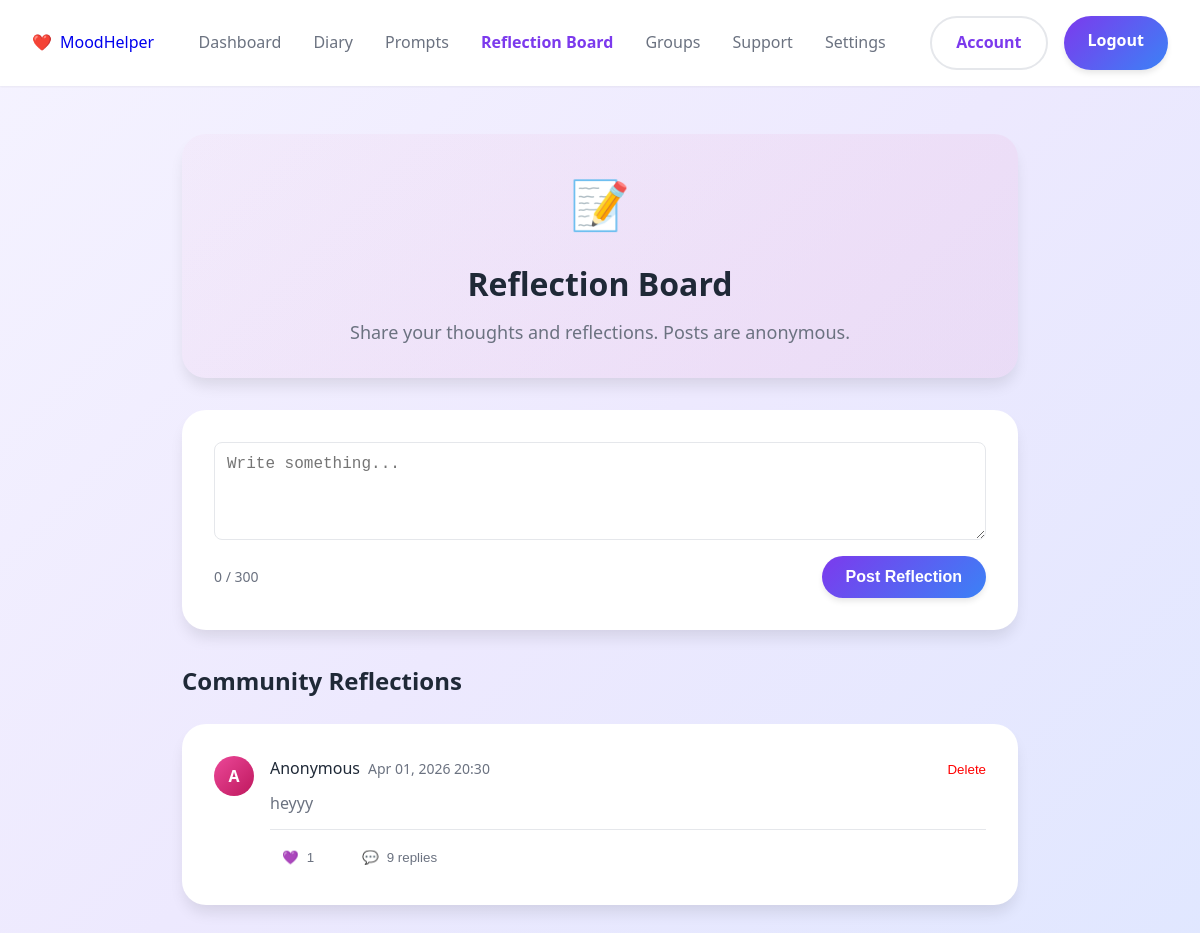
Page /reflection-board.php (signed in) on the earlier database version.
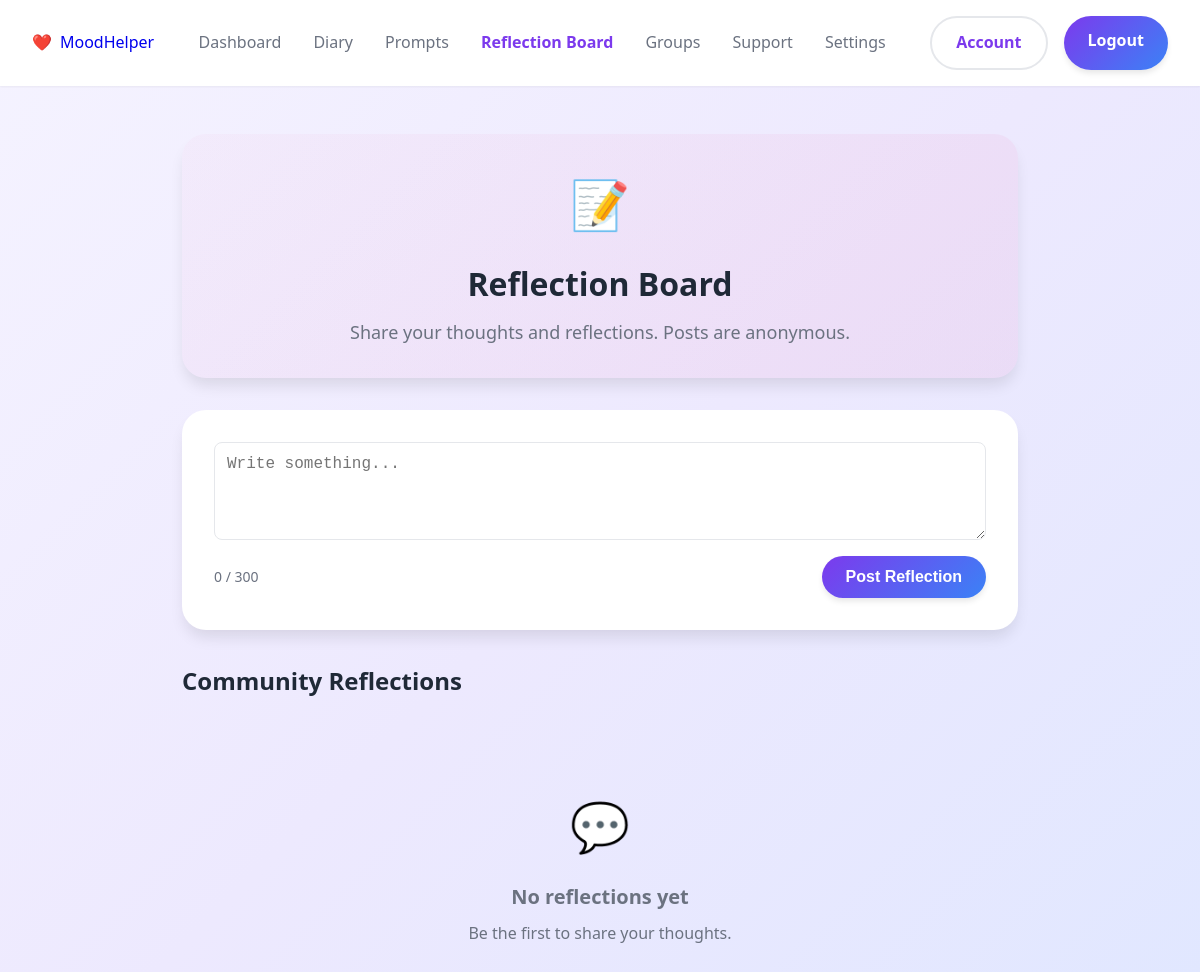
Same page on the later database version.
### tables this page shows
CREATE TABLE IF NOT EXISTS `posts` (
  `post_id` bigint UNSIGNED NOT NULL AUTO_INCREMENT,
  `user_id` int DEFAULT NULL,
  `page` varchar(50) NOT NULL,
  `content` text NOT NULL,
  `created_at` timestamp NULL DEFAULT CURRENT_TIMESTAMP,
  `is_anonymous` tinyint(1) DEFAULT '1',
  PRIMARY KEY (`post_id`),
  UNIQUE KEY `post_id` (`post_id`)
);

### reflection-board.php (the view, shortened to what this page needs)
<?php
include 'Backend/db_connect.php';
$user_id = $_SESSION['user_id'];
$posts = [];
$sql = "SELECT p.post_id, p.user_id, p.content, p.created_at,
               (SELECT COUNT(*) FROM post_hearts ph WHERE ph.post_id = p.post_id) AS hearts_count,
               (SELECT COUNT(*) FROM post_replies r WHERE r.post_id = p.post_id) AS replies_count
        FROM posts p
        WHERE page = 'reflection-board'
        ORDER BY created_at DESC";
$result = $conn->query($sql);
while ($row = $result->fetch_assoc()) {
    $posts[] = $row;
}
?>
<!DOCTYPE html>
<html lang="en">
<head>
<link rel="stylesheet" href="css/styles.css">
</head>
<body>
<nav class="navbar">
<div class="container">
<a href="dashboard.php" class="logo"><span>❤️</span> MoodHelper</a>
<ul class="nav-links">
<li><a href="dashboard.php">Dashboard</a></li>
<li><a href="diary.html">Diary</a></li>
<li><a href="daily-prompt.html">Prompts</a></li>
<li><a href="reflection-board.php" class="active">Reflection Board</a></li>
<li><a href="groups.html">Groups</a></li>
<li><a href="mood-support.html">Support</a></li>
<li><a href="settings.html">Settings</a></li>
</ul>
<div class="nav-buttons">
<a href="account.php" class="btn btn-secondary">Account</a>
<a href="index.html" class="btn btn-primary">Logout</a>
</div>
</div>
</nav>
<div class="container" style="padding:3rem 2rem; max-width:900px;">
<div class="card" style="margin-bottom:2rem; text-align:center; background: linear-gradient(135deg, rgba(236, 72, 153, 0.03), rgba(236, 72, 153, 0.08));">
    <div style="font-size:3rem; margin-bottom:1rem;">📝</div>
    <h1 style="font-size:2rem; margin-bottom:0.5rem;">Reflection Board</h1>
    <p style="color:var(--text-secondary); font-size:1.125rem;">Share your thoughts and reflections. Posts are anonymous.</p>
</div>
<div class="card" style="margin-bottom:2rem;">
    <form method="POST" id="reflectionForm">
        <textarea id="reflectionContent" name="reflection" rows="4" maxlength="300" placeholder="Write something..." required style="width:100%; padding:0.75rem; font-size:1rem; border-radius:0.5rem; border:1px solid var(--border-light);"></textarea>
        <div style="display:flex; justify-content:space-between; align-items:center; margin-top:0.5rem;">
            <div id="charCount" style="color: var(--text-secondary); font-size:0.875rem;">0 / 300</div>
            <button type="submit" class="btn btn-primary">Post Reflection</button>
        </div>
    </form>
</div>
<h2 style="font-size:1.5rem; margin-bottom:1.5rem;">Community Reflections</h2>
<div id="postsContainer">
<?php if (!empty($posts)): ?>
<?php foreach ($posts as $post): ?>
<div class="card" data-postid="<?= $post['post_id'] ?>" style="margin-bottom:1.5rem; position:relative;">
    <div style="display:flex; gap:1rem;">
        <div style="flex-shrink:0;">
            <div style="width:40px; height:40px; background: linear-gradient(135deg, #ec4899, #be185d); border-radius:50%; display:flex; align-items:center; justify-content:center; color:white; font-weight:600;">
                A
            </div>
        </div>
        <div style="flex:1;">
            <div style="display:flex; align-items:center; gap:0.5rem; margin-bottom:0.5rem;">
                <span style="font-weight:500; color:var(--text-primary);">Anonymous</span>
                <span style="color:var(--text-secondary); font-size:0.875rem;"><?= date("M d, Y H:i", strtotime($post['created_at'])) ?></span>
                <?php if ($post['user_id'] == $user_id): ?>
                <button class="deleteBtn" style="margin-left:auto; background:none;border:none;color:red;cursor:pointer;">Delete</button>
                <?php endif; ?>
            </div>
            <p style="color:var(--text-secondary); line-height:1.7; margin-bottom:0.75rem;"><?= htmlspecialchars($post['content']) ?></p>
            <div style="display:flex; gap:1.5rem; align-items:center; padding-top:0.75rem; border-top:1px solid var(--border-light);">
                <button class="heartBtn" style="display:flex; align-items:center; gap:0.5rem; background:none; border:none; color:var(--text-secondary); cursor:pointer; padding:0.5rem 0.75rem; border-radius:0.5rem;">
                    <span>💜</span>
                    <span style="font-weight:500;" class="heartCount"><?= $post['hearts_count'] ?></span>
                </button>
                <button class="replyToggleBtn" style="display:flex; align-items:center; gap:0.5rem; background:none; border:none; color:var(--text-secondary); cursor:pointer; padding:0.5rem 0.75rem; border-radius:0.5rem;">
                    <span>💬</span>
                    <span style="font-weight:500;">
                        <?php
                            if($post['replies_count'] == 0) echo "Reply";
                            elseif($post['replies_count'] == 1) echo "1 reply";
                            else echo $post['replies_count'] . " replies";
                        ?>
                    </span>
                </button>
            </div>
        </div>
    </div>
</div>
<?php endforeach; ?>
<?php else: ?>
<div style="text-align:center; padding:4rem 2rem; color:var(--text-secondary);">
    <div style="font-size:3rem; margin-bottom:1rem;">💬</div>
    <h3 style="font-size:1.25rem; margin-bottom:0.5rem;">No reflections yet</h3>
    <p>Be the first to share your thoughts.</p>
</div>
<?php endif; ?>
</div>
</div>
</body>
</html>

### css/styles.css (style rules this page uses)
* { margin: 0; padding: 0; box-sizing: border-box; }
:root { --primary-purple: #7c3aed; --primary-blue: #3b82f6; --secondary-purple: #a78bfa; --secondary-blue: #60a5fa; --background-light: #f8f7ff; --background-gradient: linear-gradient(135deg, #f5f3ff 0%, #ede9fe 50%, #e0e7ff 100%); --text-primary: #1f2937; --text-secondary: #6b7280; --white: #ffffff; --border-light: #e5e7eb; --shadow-sm: 0 1px 2px 0 rgba(0, 0, 0, 0.05); --shadow-md: 0 4px 6px -1px rgba(0, 0, 0, 0.1); --shadow-lg: 0 10px 15px -3px rgba(0, 0, 0, 0.1); --shadow-xl: 0 20px 25px -5px rgba(0, 0, 0, 0.1); --calm-bg: linear-gradient(135deg, #f0fdf4 0%, #dcfce7 50%, #dbeafe 100%); --calm-primary: #10b981; --calm-secondary: #6ee7b7; --calm-text: #064e3b; }
body { font-family: 'Segoe UI', Tahoma, Geneva, Verdana, sans-serif; background: var(--background-gradient); color: var(--text-primary); line-height: 1.6; min-height: 100vh; }
.navbar { background: var(--white); box-shadow: var(--shadow-sm); position: sticky; top: 0; z-index: 1000; padding: 1rem 0; }
.navbar .container { max-width: 1200px; margin: 0 auto; padding: 0 2rem; display: flex; justify-content: space-between; align-items: center; }
.logo { display: flex; align-items: center; gap: 0.5rem; text-decoration: none; }
.nav-links { display: flex; gap: 2rem; list-style: none; align-items: center; }
.nav-links a { text-decoration: none; color: var(--text-secondary); font-weight: 500; transition: color 0.3s ease; }
.nav-links a.active { color: var(--primary-purple); font-weight: 600; }
.nav-buttons { display: flex; gap: 1rem; }
.btn { padding: 0.75rem 1.5rem; border: none; border-radius: 2rem; font-weight: 600; cursor: pointer; transition: all 0.3s ease; text-decoration: none; display: inline-block; font-size: 1rem; }
.btn-primary { background: linear-gradient(135deg, var(--primary-purple), var(--primary-blue)); color: var(--white); box-shadow: var(--shadow-md); }
.btn-secondary { background: transparent; color: var(--primary-purple); border: 2px solid var(--border-light); }
.container { max-width: 1200px; margin: 0 auto; padding: 0 2rem; }
.card { background: var(--white); border-radius: 1.5rem; padding: 2rem; box-shadow: var(--shadow-lg); }

Differences in the rows shown:
removed posts: created_at "Apr 01, 2026 20:30", shows "Delete", content "heyyy", hearts_count "1", replies_count "9"
Other differences:
text now shown: "💬 No reflections yet Be the first to share your thoughts."
